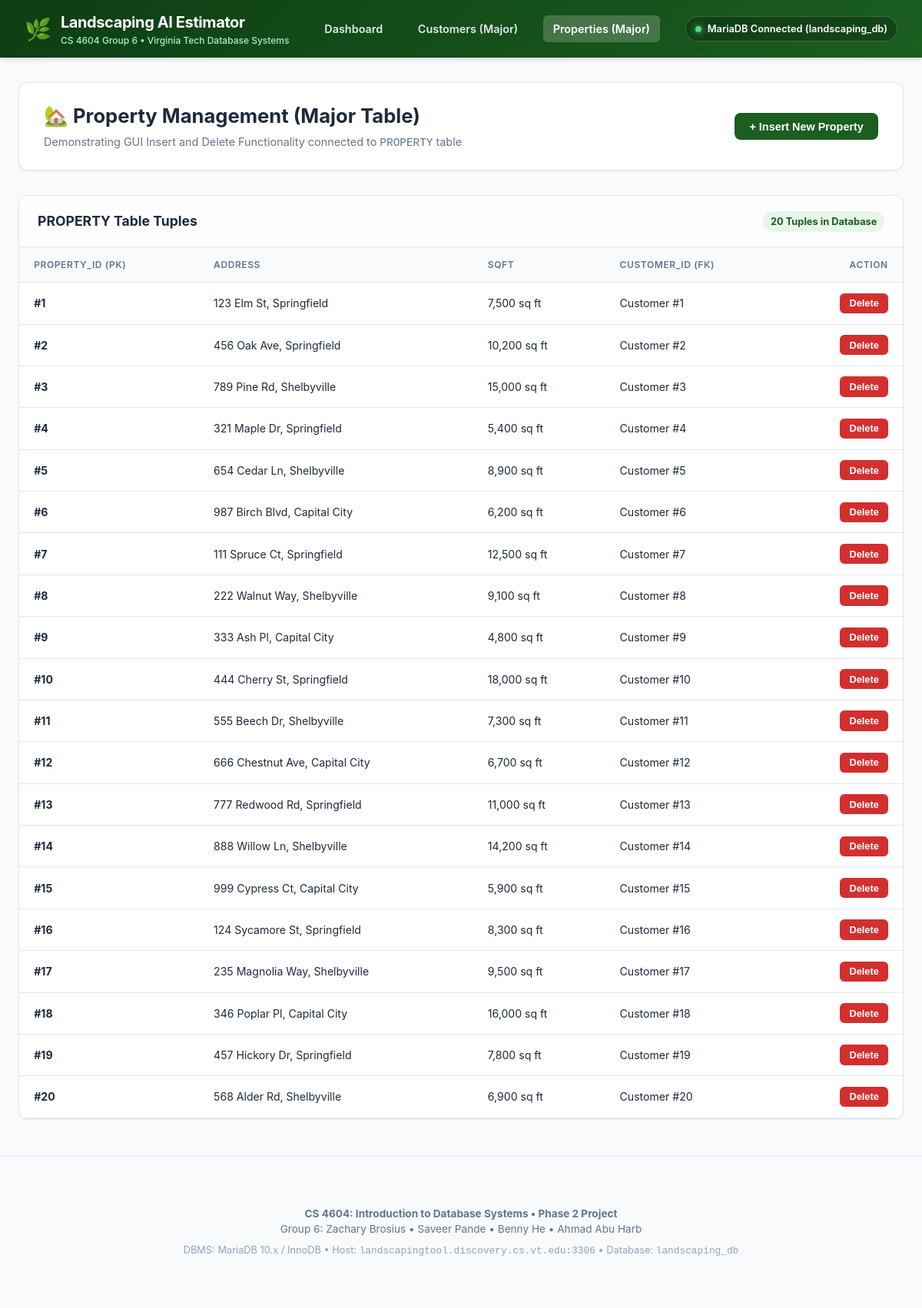
Screenshot of /php/properties.php with the database file from the repository.
### tables this page shows
CREATE TABLE PROPERTY (
    property_id INT AUTO_INCREMENT PRIMARY KEY,
    address VARCHAR(200) NOT NULL,
    sqft INT NOT NULL,
    customer_id INT NOT NULL,
    CONSTRAINT fk_property_customer FOREIGN KEY (customer_id)
        REFERENCES CUSTOMER(customer_id)
        ON UPDATE CASCADE ON DELETE CASCADE
);

### php/properties.php (the view, shortened to what this page needs)
<?php
require_once __DIR__ . '/header.php';
$new_id = null;
$properties = [];
if ($pdo) {
    try {
        $stmt = $pdo->query("SELECT * FROM PROPERTY ORDER BY property_id ASC");
        $properties = $stmt->fetchAll();
    } catch (Exception $e) {
        $message = "Could not read PROPERTY table: " . $e->getMessage();
        $message_type = "danger";
    }
} else {
    $properties = $_SESSION['sample_properties'];
}
?>
<div class="page-header">
    <div class="page-title">
        <h1>🏡 Property Management (Major Table)</h1>
        <p>Demonstrating GUI Insert and Delete Functionality connected to <code>PROPERTY</code> table</p>
    </div>
    <div>
        <button class="btn btn-primary" onclick="openInsertModal()">+ Insert New Property</button>
    </div>
</div>
<div class="table-card">
    <div class="table-header-bar">
        <div class="table-title">PROPERTY Table Tuples</div>
        <span class="table-count-badge"><?= count($properties) ?> Tuples in Database</span>
    </div>
    <div style="overflow-x: auto;">
        <table class="data-table">
            <thead>
                <tr>
                    <th>property_id (PK)</th>
                    <th>address</th>
                    <th>sqft</th>
                    <th>customer_id (FK)</th>
                    <th style="text-align: right;">Action</th>
                </tr>
            </thead>
            <tbody>
                <?php foreach ($properties as $row): ?>
                <tr class="<?= ($new_id && $row['property_id'] == $new_id) ? 'highlight-new' : '' ?>">
                    <td><strong>#<?= htmlspecialchars($row['property_id']) ?></strong></td>
                    <td><?= htmlspecialchars($row['address']) ?></td>
                    <td><?= number_format($row['sqft']) ?> sq ft</td>
                    <td>Customer #<?= htmlspecialchars($row['customer_id']) ?></td>
                    <td style="text-align: right;">
                        <form method="POST" action="properties.php" style="display: inline;" onsubmit="return confirm('Delete property #<?= $row['property_id'] ?>?');">
                            <button type="submit" class="btn btn-danger btn-sm">Delete</button>
                        </form>
                    </td>
                </tr>
                <?php endforeach; ?>
            </tbody>
        </table>
    </div>
</div>
<?php require_once __DIR__ . '/footer.php'; ?>

### php/css/style.css (style rules this page uses)
:root { --vt-maroon: #861F41; --vt-orange: #E87722; --primary-color: #1b5e20; --primary-dark: #0e3d13; --primary-light: #e8f5e9; --accent-color: #2e7d32; --danger-color: #d32f2f; --danger-dark: #b71c1c; --warning-color: #f57c00; --success-color: #388e3c; --bg-light: #f8fafc; --card-bg: #ffffff; --text-main: #1e293b; --text-muted: #64748b; --border-color: #e2e8f0; --shadow-sm: 0 1px 3px rgba(0,0,0,0.08); --shadow-md: 0 4px 6px -1px rgba(0,0,0,0.1), 0 2px 4px -1px rgba(0,0,0,0.06); --shadow-lg: 0 10px 15px -3px rgba(0,0,0,0.1), 0 4px 6px -2px rgba(0,0,0,0.05); }
* { box-sizing: border-box; margin: 0; padding: 0; }
body { font-family: -apple-system, BlinkMacSystemFont, "Segoe UI", Roboto, "Helvetica Neue", Arial, sans-serif; background-color: var(--bg-light); color: var(--text-main); line-height: 1.5; }
.page-header { background: white; border-radius: 12px; padding: 1.5rem 2rem; margin-bottom: 2rem; box-shadow: var(--shadow-sm); border: 1px solid var(--border-color); display: flex; justify-content: space-between; align-items: center; flex-wrap: wrap; gap: 1rem; }
.page-title h1 { font-size: 1.6rem; font-weight: 700; color: var(--text-main); }
.page-title p { color: var(--text-muted); font-size: 0.9rem; margin-top: 0.2rem; }
.btn { display: inline-flex; align-items: center; gap: 0.5rem; padding: 0.6rem 1.2rem; font-size: 0.9rem; font-weight: 600; border-radius: 8px; border: none; cursor: pointer; transition: all 0.2s ease; text-decoration: none; }
.btn-primary { background-color: var(--primary-color); color: white; }
.btn-danger { background-color: var(--danger-color); color: white; }
.btn-sm { padding: 0.35rem 0.75rem; font-size: 0.8rem; border-radius: 6px; }
.table-card { background: white; border-radius: 12px; border: 1px solid var(--border-color); box-shadow: var(--shadow-sm); overflow: hidden; margin-bottom: 2rem; }
.table-header-bar { padding: 1.2rem 1.5rem; border-bottom: 1px solid var(--border-color); display: flex; justify-content: space-between; align-items: center; background: #fdfdfd; }
.table-title { font-size: 1.1rem; font-weight: 700; }
.table-count-badge { background: var(--primary-light); color: var(--primary-color); font-weight: 700; font-size: 0.8rem; padding: 0.25rem 0.6rem; border-radius: 20px; }
.data-table { width: 100%; border-collapse: collapse; font-size: 0.88rem; text-align: left; }
.data-table th { background-color: #f8fafc; color: var(--text-muted); font-weight: 600; text-transform: uppercase; font-size: 0.75rem; letter-spacing: 0.05em; padding: 0.85rem 1.2rem; border-bottom: 1px solid var(--border-color); }
.data-table td { padding: 0.85rem 1.2rem; border-bottom: 1px solid var(--border-color); color: var(--text-main); }

### rows the page displays
property: property_id "1", address "123 Elm St, Springfield", sqft "7,500", customer "1"
property: property_id "2", address "456 Oak Ave, Springfield", sqft "10,200", customer "2"
property: property_id "3", address "789 Pine Rd, Shelbyville", sqft "15,000", customer "3"
property: property_id "4", address "321 Maple Dr, Springfield", sqft "5,400", customer "4"
property: property_id "5", address "654 Cedar Ln, Shelbyville", sqft "8,900", customer "5"
property: property_id "6", address "987 Birch Blvd, Capital City", sqft "6,200", customer "6"
property: property_id "7", address "111 Spruce Ct, Springfield", sqft "12,500", customer "7"
property: property_id "8", address "222 Walnut Way, Shelbyville", sqft "9,100", customer "8"
property: property_id "9", address "333 Ash Pl, Capital City", sqft "4,800", customer "9"
property: property_id "10", address "444 Cherry St, Springfield", sqft "18,000", customer "10"
property: property_id "11", address "555 Beech Dr, Shelbyville", sqft "7,300", customer "11"
property: property_id "12", address "666 Chestnut Ave, Capital City", sqft "6,700", customer "12"
property: property_id "13", address "777 Redwood Rd, Springfield", sqft "11,000", customer "13"
property: property_id "14", address "888 Willow Ln, Shelbyville", sqft "14,200", customer "14"
property: property_id "15", address "999 Cypress Ct, Capital City", sqft "5,900", customer "15"
property: property_id "16", address "124 Sycamore St, Springfield", sqft "8,300", customer "16"
property: property_id "17", address "235 Magnolia Way, Shelbyville", sqft "9,500", customer "17"
property: property_id "18", address "346 Poplar Pl, Capital City", sqft "16,000", customer "18"
property: property_id "19", address "457 Hickory Dr, Springfield", sqft "7,800", customer "19"
property: property_id "20", address "568 Alder Rd, Shelbyville", sqft "6,900", customer "20"

### other values shown
$db_name "landscaping_db"
count($properties) "20"
